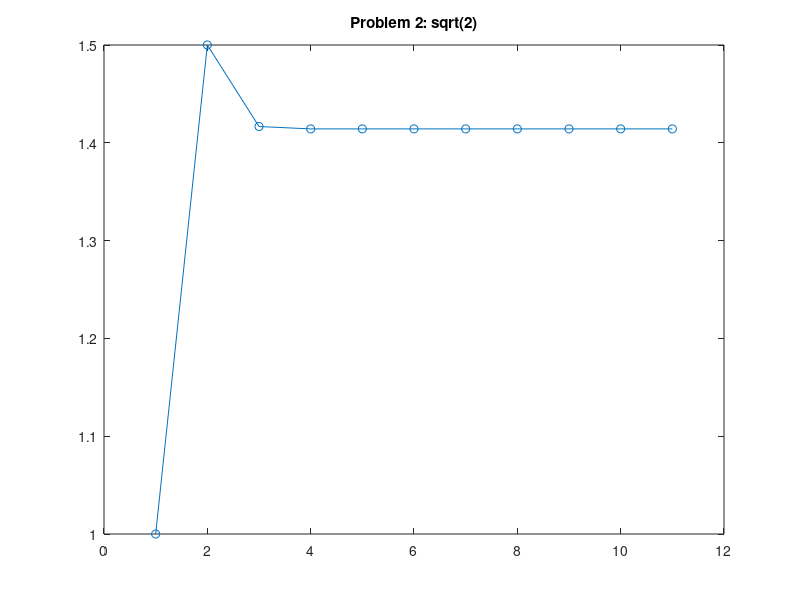
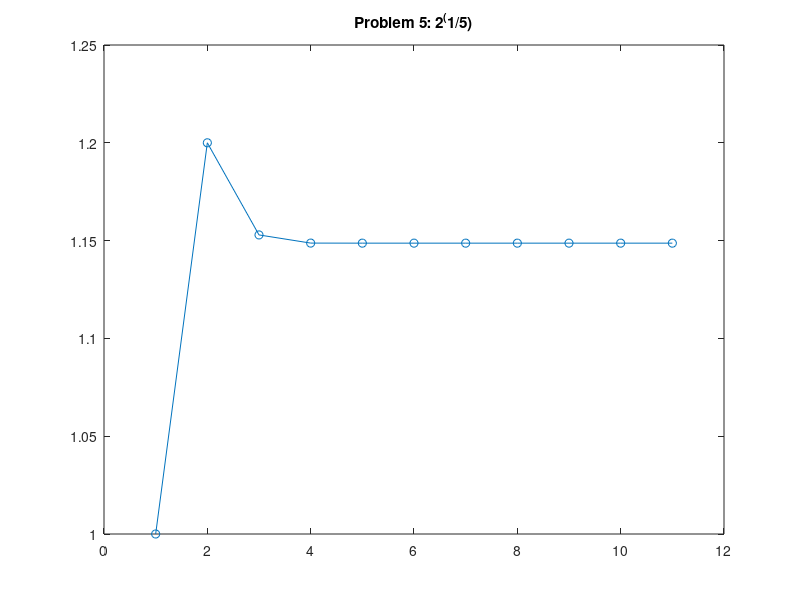
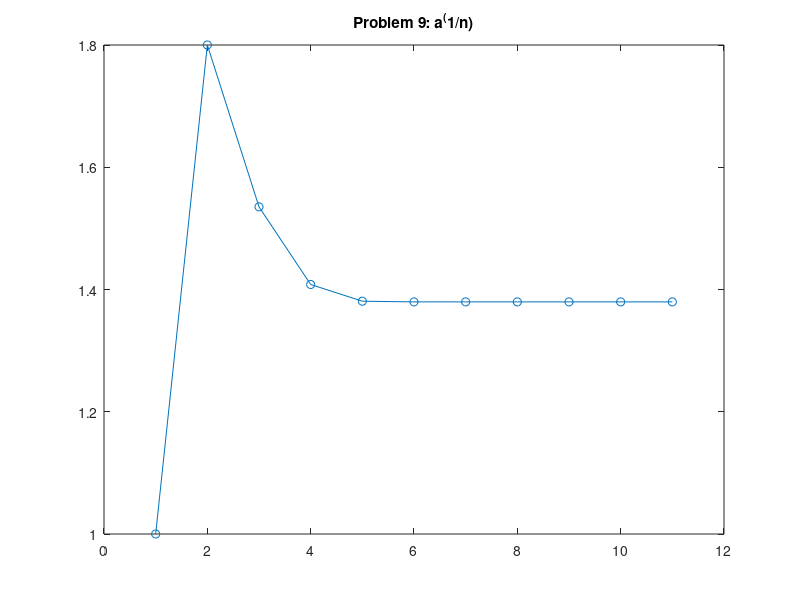
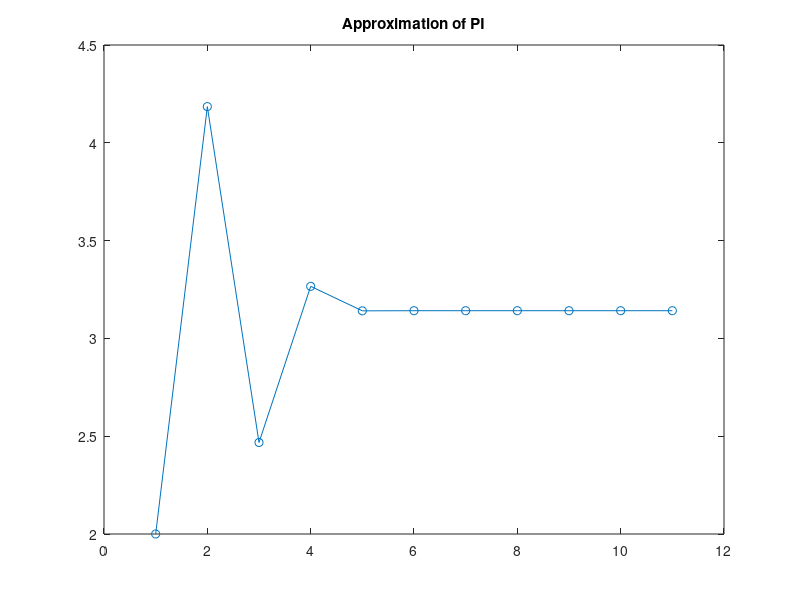

Reproduce these figures in MATLAB, in order.
clear all;
close all;
clc;


e=10;
for i= 1:e
    h(1)=1;
    g(i)=(h(i)^2)-2;
    %syms h;
    %gp(i)=diff(g,h);
    gp(i)=2*h(i);
    h(i+1)=h(i)-(g(i)/gp(i));
end
disp('Problem 1: Approximating sqrt(2) starting at 1');
for i=1:e
    fprintf('x_%d =% d\n',i,h(i));
end
figure 
x=1:11;
plot(x,h,'-o');
title('Problem 2: sqrt(2)');


for i= 1:e
    h(1)=1;
    g(i)=(h(i)^5)-2;
    %syms h;
    %gp(i)=diff(g,h);
    gp(i)=5*(h(i)^4);
    h(i+1)=h(i)-(g(i)/gp(i));
end
disp('Problem 4: 2^(1/5)');
for i=1:e
    fprintf('x_%d =% d\n',i,h(i));
end
figure 
x=1:11;
plot(x,h,'-o');
title('Problem 5: 2^(1/5)');

disp('Problem 7: a^(1/n)');
a=input('Enter a value for a:\n');
n = input('Enter a value for n:\n');
for i= 1:e
    h(1)=1;
    g(i)=(h(i)^n)-a;
    %syms h;
    %gp(i)=diff(g,h);
    gp(i)=n*(h(i)^(n-1));
    h(i+1)=h(i)-(g(i)/gp(i));
    err(i)=a^(1/n)-h(i);
end
for i=1:e
    fprintf('x_%d =% d\n',i,h(i));
end
disp('Problem 8: Errors in a^(1/n)');
disp(err);
figure 
x=1:11;
plot(x,h,'-o');
title('Problem 9: a^(1/n)');


for i= 1:e
    h(1)=2;
    g(i)=sin(h(i));
    %syms h;
    %gp(i)=diff(g,h);
    gp(i)=cos(h(i));
    h(i+1)=h(i)-(g(i)/gp(i));
end
disp('Problem 10: pi');
for i=1:e
    fprintf('x_%d =% d\n',i,h(i));
end
figure 
x=1:11;
plot(x,h,'-o');
title('Approximation of PI');







    